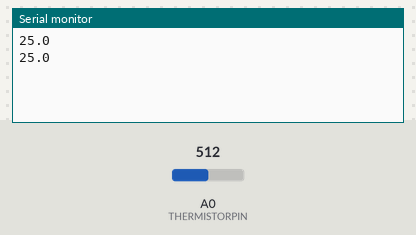
Bench run of a sketch on a simulated Arduino Uno, built with avr-gcc and run on an emulated ATmega328P. Shown: the last lines printed to the serial monitor. The inputs (shaded band) are chosen by the test bench; at power-on: A0 (THERMISTORPIN) = 512.

Above: at 4.8 s.
4.9 s: A0 (THERMISTORPIN) set to 716
At 8.4 s:
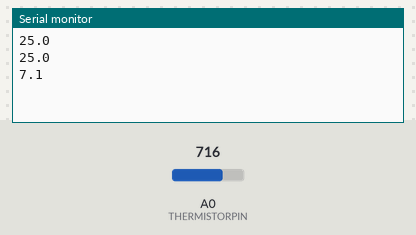
9.9 s: A0 (THERMISTORPIN) set to 900
At 12.7 s:
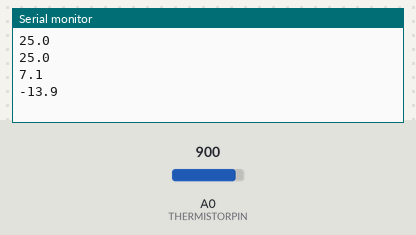
Timing chart, 0 to 14.2 s (numbered marks = the images above; inputs shaded):
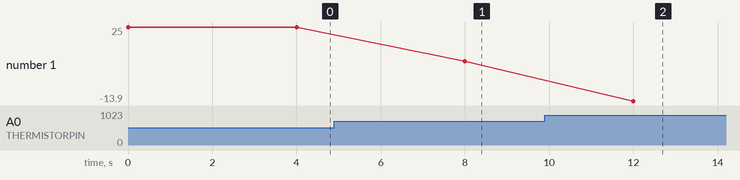

The sketch:

sketch_may2a.ino
```cpp
#define THERMISTORPIN A0

void setup() {
  Serial.begin(9600);
  pinMode(THERMISTORPIN, INPUT);
}

void loop() {
  int rawValue = analogRead(THERMISTORPIN);

  // Shortened Steinhart-Hart formula (1 line)
 float temperature = 1.0 / (log(1023.0 / rawValue - 1) * -0.000253 + 0.003354) - 273.15;

  Serial.println(temperature, 1);
  delay(4000);
}
```

Measured:
- after the input at 4.9 s, the serial monitor: prints a new line after 3.1 s (image 1)
- after the input at 9.9 s, the serial monitor: prints a new line after 2.1 s (image 2)
- plotted number 1: 25 → 7.1 after the input at 4.9 s, 7.1 → -13.9 after the input at 9.9 s
